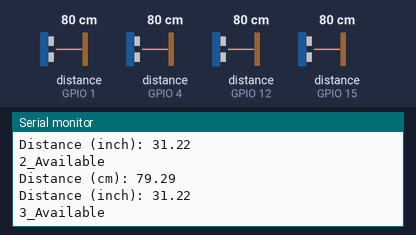
A sketch run on a simulated ESP8266 (NodeMCU). Shown: the last lines printed to the serial monitor. Wiring (inferred from the names in the program): 4 × ultrasonic range finder: trigger GPIO 0, echo GPIO 4 / trigger GPIO 3, echo GPIO 1 / trigger GPIO 13, echo GPIO 15 / trigger GPIO 14, echo GPIO 12. The inputs (shaded band) are chosen by the test bench; at power-on: distance to the obstacle (sensors on GPIO 15, GPIO 1, GPIO 4, GPIO 12) 80 cm. The echo pulse lasts 58.3 µs per cm; WiFi joins after 1.5 s; servers stay silent unless stated.

Above: at 11.7 s.
11.8 s: distance to the obstacle (sensor on GPIO 15) set to 12 cm
At 13.0 s:
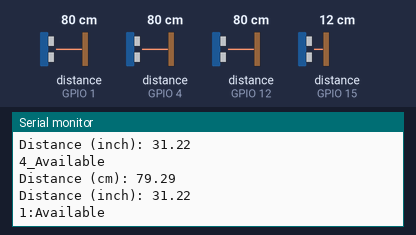
14.0 s: distance to the obstacle (sensor on GPIO 15) set to 9 cm
At 15.7 s:
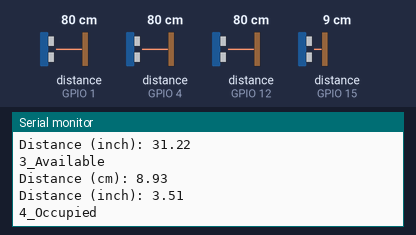
Timing chart, 0 to 17.2 s (numbered marks = the images above; inputs shaded):
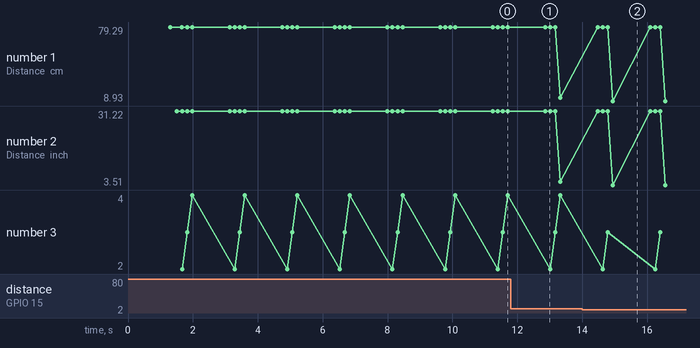

Measured:
- the behaviour switches between 11 and 10 cm on distance to the obstacle (sensor on GPIO 15) (found by bisection; images 1 and 2)
- after the input at 14.0 s, the serial monitor: prints a new line after 0.94 s (image 2)
- plotted number 1: 79.29 → 11.9 after the input at 11.8 s
- plotted number 2: 31.22 → 4.69 after the input at 11.8 s

The sketch:

mejorado.ino
```cpp
#include <ESP8266WiFi.h>   //node mcu


#include "FirebaseESP8266.h"


//Firebase settings
 #define project "parkiate-ki-default-rtdb.firebaseio.com"
#define secret "zofO8ckeIRWjFSqMT92wgNcPCUgXfkyyICunMnKH"

#define ssid "Le Sserafim"
#define password "579!!Oo296"


FirebaseData data_park;

//Espacio1
const int trigPin1 = 3;
const int echoPin1 = 1;

//Espacio2

const int trigPin2 = 0;
const int echoPin2 = 4;

const int trigPin3 = 14;
const int echoPin3 = 12;

const int trigPin4= 13;
const int echoPin4 = 15;


//const int trigPin5= 3;
//const int echoPin5 = 1;

/*

{

        "-N-z1WyD84Z1_hHh4nkQ": {

        },
        "-N02aeTREkypDcfEQ8Ch": {

        },
        "-N02alg3lI1WRKBLKyWt": {

        },
        "-N02bNZNPsszn9wekk32": {

        },
        "-N02bSTo1QKk2_q4nAl5": {

        }
    }
}


*/


//Peticion /Parking_Status/id_parqueo/id_slot/estado
//Ejemplo:/Parking_Status/-Mq73KmXyn-fx7tlnIQn/-N-t_vx07IoxzsBpIURf/estado


//Id del parqueo

const String id_parqueo="-Mq73KmXyn-fx7tlnIQn";


// Id de los slots

String id1= "-N-z1WyD84Z1_hHh4nkQ";

String id2="-N02aeTREkypDcfEQ8Ch";

String id3 = "-N02alg3lI1WRKBLKyWt";

String id4= "-N02bNZNPsszn9wekk32";

//String id5= "-N02bSTo1QKk2_q4nAl5";

// Rutas para cambiar el valor   : /Parking_Status/parqueo1/p1

String doc1= "/Parking_Status/"+id_parqueo+"/"+id1+"/estado";

String doc2= "/Parking_Status/"+id_parqueo+"/"+id2+"/estado";

String doc3= "/Parking_Status/"+id_parqueo+"/"+id3+"/estado";

String doc4= "/Parking_Status/"+id_parqueo+"/"+id4+"/estado";

//String doc5= "/Parking_Status/"+id_parqueo+"/"+id5+"/estado";


//define sound velocity in cm/uS
#define SOUND_VELOCITY 0.034
#define CM_TO_INCH 0.393701

long duration1;
float distanceCm1;
float distanceInch1;


long duration2;
float distanceCm2;
float distanceInch2;

long duration3;
float distanceCm3;
float distanceInch3;

long duration4;
float distanceCm4;
float distanceInch4;


long duration5;
float distanceCm5;
float distanceInch5;


void setup() {
  Serial.begin(115200); // Starts the serial communication
  pinMode(trigPin1, OUTPUT); // Sets the trigPin as an Output
  pinMode(echoPin1, INPUT); // Sets the echoPin as an Input

    pinMode(trigPin2, OUTPUT); // Sets the trigPin as an Output
  pinMode(echoPin2, INPUT); // Sets the echoPin as an Input


    pinMode(trigPin3, OUTPUT); // Sets the trigPin as an Output
  pinMode(echoPin3, INPUT);

      pinMode(trigPin4, OUTPUT); // Sets the trigPin as an Output
  pinMode(echoPin4, INPUT);

  //    pinMode(trigPin5, OUTPUT); // Sets the trigPin as an Output
 // pinMode(echoPin5, INPUT);


   WiFi.begin(ssid,password);
  while(WiFi.status() != WL_CONNECTED)
  {
    delay(100);
    Serial.print(".");
  }

  Firebase.begin(project,secret);

}

void loop() {
  // Clears the trigPin
  digitalWrite(trigPin1, LOW);
  delayMicroseconds(2);
  // Sets the trigPin on HIGH state for 10 micro seconds
  digitalWrite(trigPin1, HIGH);
  delayMicroseconds(10);
  digitalWrite(trigPin1, LOW);

  // Reads the echoPin, returns the sound wave travel time in microseconds
  duration1 = pulseIn(echoPin1, HIGH);

  // Calculate the distance
  distanceCm1 = duration1 * SOUND_VELOCITY/2;

  // Convert to inches
  distanceInch1 = distanceCm1 * CM_TO_INCH;

  // Prints the distance on the Serial Monitor
  Serial.print("Distance (cm): ");
  Serial.println(distanceCm1);
  Serial.print("Distance (inch): ");
  Serial.println(distanceInch1);

      //Firebase.setFloat("distance", distancecm);

          //Firebase.setFloat(data_park,"/Parking_Status/espacio1", distanceCm );  // send string to firebase


    if (distanceCm1 < 10) {                      //if distance is less than 6cm then on led
        Serial.println("1:Occupied ");
                  Firebase.setBool(data_park,doc1, false );  // send bool to firebase

  }

  if (distanceCm1 > 10) {                        //if distance is greater than 6cm then off led
        Serial.println("1:Available ");

                  Firebase.setBool(data_park,doc1, true );  // send bool to firebase

  }


    digitalWrite(trigPin2, LOW);
  delayMicroseconds(2);
  // Sets the trigPin on HIGH state for 10 micro seconds
  digitalWrite(trigPin2, HIGH);
  delayMicroseconds(10);
  digitalWrite(trigPin2, LOW);

  // Reads the echoPin, returns the sound wave travel time in microseconds
  duration2 = pulseIn(echoPin2, HIGH);

  // Calculate the distance
  distanceCm2 = duration2 * SOUND_VELOCITY/2;

  // Convert to inches
  distanceInch2 = distanceCm2 * CM_TO_INCH;

  // Prints the distance on the Serial Monitor
  Serial.print("Distance (cm): ");
  Serial.println(distanceCm2);
  Serial.print("Distance (inch): ");
  Serial.println(distanceInch2);

      //Firebase.setFloat("distance", distancecm);

          //Firebase.setFloat(data_park,doc2, distanceCm );  // send bool to firebase


    if (distanceCm2 < 10) {                      //if distance is less than 6cm then on led
        Serial.println("2_Occupied ");
                  Firebase.setBool(data_park,doc2, false );  // send bool to firebase

  }

  if (distanceCm2 > 10) {                        //if distance is greater than 6cm then off led
        Serial.println("2_Available ");

                  Firebase.setBool(data_park,doc2, true );  // send bool to firebase

  }


 // delay(1000);


    digitalWrite(trigPin3, LOW);
  delayMicroseconds(2);
  // Sets the trigPin on HIGH state for 10 micro seconds
  digitalWrite(trigPin3, HIGH);
  delayMicroseconds(10);
  digitalWrite(trigPin3, LOW);

  // Reads the echoPin, returns the sound wave travel time in microseconds
  duration3 = pulseIn(echoPin3, HIGH);

  // Calculate the distance
  distanceCm3 = duration3 * SOUND_VELOCITY/2;

  // Convert to inches
  distanceInch3 = distanceCm3 * CM_TO_INCH;

  // Prints the distance on the Serial Monitor
  Serial.print("Distance (cm): ");
  Serial.println(distanceCm3);
  Serial.print("Distance (inch): ");
  Serial.println(distanceInch3);

      //Firebase.setFloat("distance", distancecm);

          //Firebase.setFloat(data_park,doc2, distanceCm );  // send bool to firebase


    if (distanceCm3 < 10) {                      //if distance is less than 6cm then on led
        Serial.println("3_Occupied ");
                  Firebase.setBool(data_park,doc3, false );  // send bool to firebase

  }

  if (distanceCm3 > 10) {                        //if distance is greater than 6cm then off led
        Serial.println("3_Available ");

                  Firebase.setBool(data_park,doc3, true );  // send bool to firebase

  }


  digitalWrite(trigPin4, LOW);
  delayMicroseconds(2);
  // Sets the trigPin on HIGH state for 10 micro seconds
  digitalWrite(trigPin4, HIGH);
  delayMicroseconds(10);
  digitalWrite(trigPin4, LOW);

  // Reads the echoPin, returns the sound wave travel time in microseconds
  duration4 = pulseIn(echoPin4, HIGH);

  // Calculate the distance
  distanceCm4 = duration4 * SOUND_VELOCITY/2;

  // Convert to inches
  distanceInch4 = distanceCm4 * CM_TO_INCH;

  // Prints the distance on the Serial Monitor
  Serial.print("Distance (cm): ");
  Serial.println(distanceCm4);
  Serial.print("Distance (inch): ");
  Serial.println(distanceInch4);

      //Firebase.setFloat("distance", distancecm);

          //Firebase.setFloat(data_park,doc2, distanceCm );  // send bool to firebase


    if (distanceCm4 < 10) {                      //if distance is less than 6cm then on led
        Serial.println("4_Occupied ");
                  Firebase.setBool(data_park,doc4, false );  // send bool to firebase

  }

  if (distanceCm4 > 10) {                        //if distance is greater than 6cm then off led
        Serial.println("4_Available ");

                  Firebase.setBool(data_park,doc4, true );  // send bool to firebase

  }

  /*
  digitalWrite(trigPin5, LOW);
  delayMicroseconds(2);
  // Sets the trigPin on HIGH state for 10 micro seconds
  digitalWrite(trigPin5, HIGH);
  delayMicroseconds(10);
  digitalWrite(trigPin5, LOW);

  // Reads the echoPin, returns the sound wave travel time in microseconds
  duration5 = pulseIn(echoPin5, HIGH);

  // Calculate the distance
  distanceCm5 = duration5 * SOUND_VELOCITY/2;

  // Convert to inches
  distanceInch5 = distanceCm5 * CM_TO_INCH;

  // Prints the distance on the Serial Monitor
  Serial.print("Distance (cm): ");
  Serial.println(distanceCm5);
  Serial.print("Distance (inch): ");
  Serial.println(distanceInch5);

      //Firebase.setFloat("distance", distancecm);

          //Firebase.setFloat(data_park,doc2, distanceCm );  // send bool to firebase


    if (distanceCm5 < 10) {                      //if distance is less than 6cm then on led
        Serial.println("5_Occupied ");
                  Firebase.setBool(data_park,doc5, false );  // send bool to firebase

  }

  if (distanceCm5 > 10) {                        //if distance is greater than 6cm then off led
        Serial.println("5_Available ");

                  Firebase.setBool(data_park,doc5, true );  // send bool to firebase

  }

*/

  delay(1000);


}


/*
//#include <LiquidCrystal.h>


#include "FirebaseESP8266.h"
#include <ESP8266WiFi.h>

#include <Servo.h>
#include <LiquidCrystal_I2C.h>
#include <Wire.h>


#define FIREBASE_HOST "parkiate-ki-default-rtdb.firebaseio.com"                 // the project name address from firebase id
#define FIREBASE_AUTH "zofO8ckeIRWjFSqMT92wgNcPCUgXfkyyICunMnKH"            // the secret key generated from firebase

#define WIFI_SSID "hEzt@ es m1 rhed (es jaker))"                                             // input your home or public wifi name
#define WIFI_PASSWORD "579!!Oo296"                                    //password for Wifi
String Available = "";                                                  //availability string
String fireAvailable = "";


LiquidCrystal_I2C lcd(0x27, 16, 2);         //i2c display address 27 and 16x2 lcd display
Servo myservo;                          //servo as gate
Servo myservos;                               //servo as gate
int Empty;                            //available space integer
int allSpace = 90;
int countYes = 0;
int carEnter = D0;                      // entry sensor
int carExited = D4;                   //exi sensor
int TRIG = D7;                  //ultrasonic trig  pin
int ECHO = D8;                // ultrasonic echo pin
int led = D3;                 // spot occupancy signal
int pos;
int pos1;

long duration, distance;

FirebaseData ldr_data;


void setup() {
  delay(1000);
  Serial.begin (115200);     // serial debugging
  Wire.begin(D2, D1);       // i2c start
  myservo.attach(D6);      // servo pin to D6
  myservos.attach(D5);       // servo pin to D5
  pinMode(TRIG, OUTPUT);      // trig pin as output
  pinMode(ECHO, INPUT);         // echo pin as input
  pinMode(led, OUTPUT);         // spot indication
  pinMode(carExited, INPUT);    // ir as input
  pinMode(carEnter, INPUT);     // ir as input

  WiFi.begin(WIFI_SSID, WIFI_PASSWORD);                                     //try to connect with wifi
  Serial.print("Connecting to ");
  Serial.print(WIFI_SSID);                          // display ssid
  while (WiFi.status() != WL_CONNECTED) {
    Serial.print(".");                          // if not connected print this
    delay(500);
  }
  Serial.println();
  Serial.print("Connected to ");
  Serial.println(WIFI_SSID);
  Serial.print("IP Address is : ");
  Serial.println(WiFi.localIP());                                            //print local IP address
  Firebase.begin(FIREBASE_HOST, FIREBASE_AUTH);        // begin firebase authentication

  lcd.begin(16,2);                           //begin lcd
  lcd.home();
  lcd.setCursor(0, 0);                      // 0th row and 0thh column
  lcd.print("Smart Parking");
}

void loop() {

  digitalWrite(TRIG, LOW);         // make trig pin low
  delayMicroseconds(2);
  digitalWrite(TRIG, HIGH);        // make trig pin high
  delayMicroseconds(10);
  digitalWrite(TRIG, LOW);
  duration = pulseIn(ECHO, HIGH);
  distance = (duration / 2) / 29.1;      // take distance in cm

    Serial.print("Centi meter: ");
    Serial.println(distance);

  int carEntry = digitalRead(carEnter);      // read ir input
  if (carEntry == HIGH) {                     // if high then count and send data
    countYes++;                             //increment count
    Serial.print("Car Entered = " ); Serial.println(countYes );
    lcd.setCursor(0, 1);
    lcd.print("Car Entered");
    for (pos = 140; pos >= 45; pos -= 1) {        // change servo position
      myservos.write(pos);
      delay(5);
    }
    delay(2000);

    for (pos = 45; pos <= 140; pos += 1) {       // change servo position
      // in steps of 1 degree
      myservos.write(pos);
      delay(5);
    }

    Firebase.pushString(ldr_data,"/Parking Status/",fireAvailable );    // send string to firebase
    lcd.clear();
  }
  int carExit = digitalRead(carExited);              //read exit ir sensor
  if (carExit == HIGH) {                            //if high then count and send
    countYes--;                                    //decrement count
    Serial.print("Car Exited = " ); Serial.println(countYes);
    lcd.setCursor(0, 1);
    lcd.print("Car Exited");
    for (pos1 = 140; pos1 >= 45; pos1 -= 1) {         // change servo position
      myservo.write(pos1);
      delay(5);
    }
    delay(2000);

    for (pos1 = 45; pos1 <= 140; pos1 += 1) {            // change servo position
      // in steps of 1 degree
      myservo.write(pos1);
      delay(5);
    }
    Firebase.pushString(ldr_data,"/Parking Status/", fireAvailable );  // send string to firebase
    lcd.clear();
  }
  if (distance < 6) {                      //if distance is less than 6cm then on led
        Serial.println("Occupied ");
    digitalWrite(led, HIGH);
  }

  if (distance > 6) {                        //if distance is greater than 6cm then off led
        Serial.println("Available ");
    digitalWrite(led, LOW);
  }

  Empty = allSpace - countYes;         //calculate available data

  Available = String("Available= ") + String(Empty) + String("/") + String(allSpace);       // convert the int to string
  fireAvailable = String("Available=") + String(Empty) + String("/") + String(allSpace);

  lcd.setCursor(0, 0);
  lcd.print(Available);                 //print available data to lcd

}


*/


/*

FirebaseData ldr_data;

#define project "parkiate-ki-default-rtdb.firebaseio.com"
#define secret "zofO8ckeIRWjFSqMT92wgNcPCUgXfkyyICunMnKH"

#define ssid "hEzt@ es m1 rhed (es jaker))"
#define password "579!!Oo296"

void setup()
{
  Serial.begin(115200);

  WiFi.begin(ssid,password);
  while(WiFi.status() != WL_CONNECTED)
  {
    delay(100);
    Serial.print(".");
  }

  Firebase.begin(project,secret);
}

void loop(){
  Serial.println("Firebase Connected");

  int value = analogRead(A0);
  Serial.println(value);
  Firebase.setString(ldr_data,"/LDR/LDR",value);

   // Firebase.pushString(ldr_data,"/LDR/LDR",value);

}


*/


/*
#define username "internet_of_things"
#define password "1234567890"

ESP8266WebServer server;

String ledwebpage="<html><head><title> My first Webpage </title></head><body style=\"background-color:green\"><center><h1> IoT Led control </h1></center><form><center><button style=\"font-size:60\" type=\"submit\" value=\"0\" name=\"state\"> Led On </button><button style=\"font-size:60\" type=\"submit\" value=\"1\" name=\"state\"> Led Off </button></center></form></body></html>";

void setup()
{
  Serial.begin(115200);
  pinMode(16,OUTPUT);
  WiFi.softAP(username,password);
  Serial.println(WiFi.softAPIP());
  server.begin();
  server.on("/led",Led);
}

void loop()
{
  server.handleClient();
}

void Led()
{
  server.send(200,"text/html",ledwebpage);

  if((server.arg("state")=="0"))
  {
    digitalWrite(16,LOW);
  }
  else
  {
    digitalWrite(16,HIGH);
  }
}
*/


/*

void setup()
{
  pinMode(16,OUTPUT);            // Make pin 16 as an output pin
  Serial.begin(115200);          // Start the serial Communication
}

void loop()
{
  digitalWrite(16,LOW);         //Make pin 16 low to turn on the Led
  Serial.println("Led on");     // Print "led on" on the serial Monitor
}*/
```
